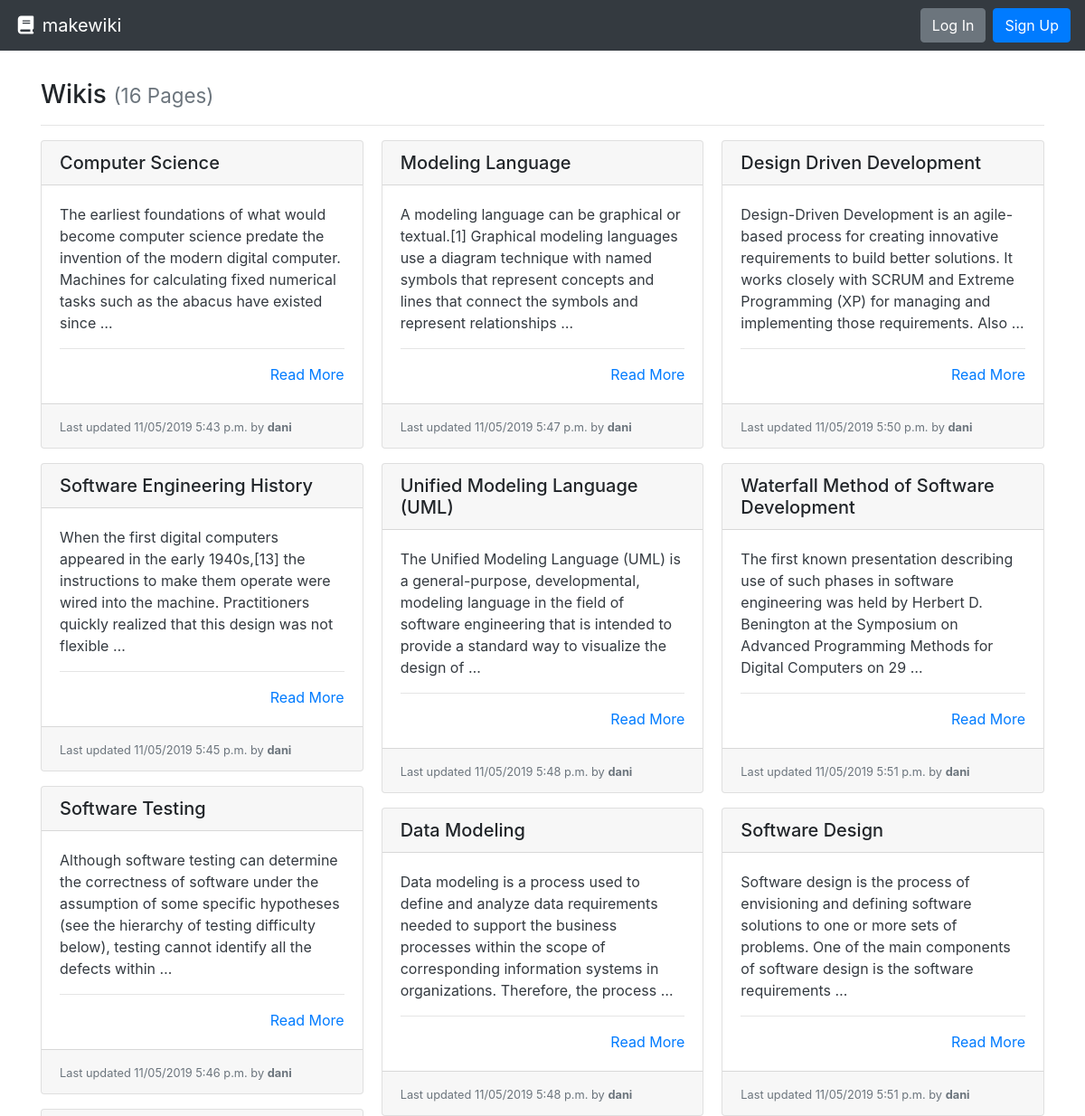
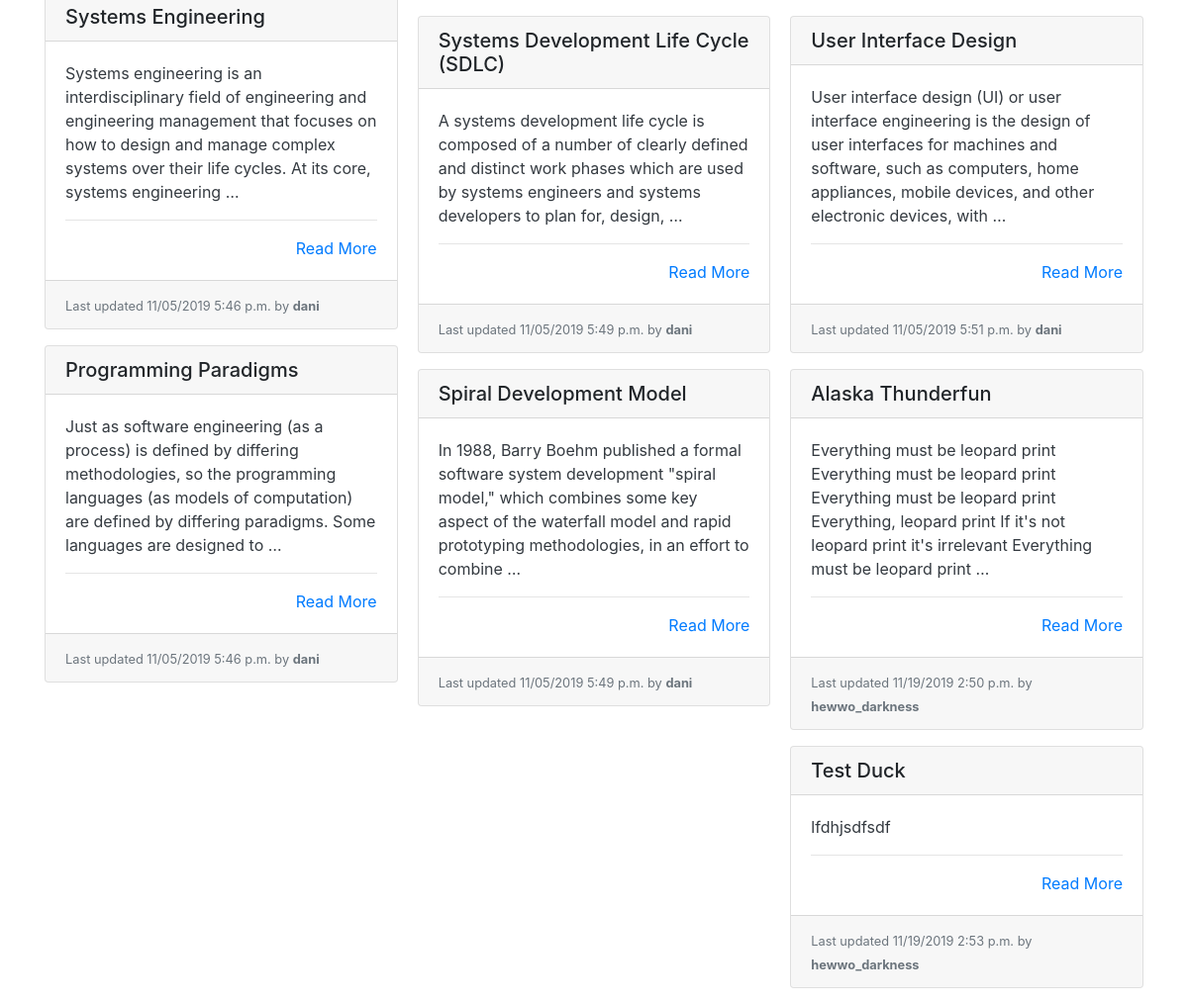
/, run on an earlier commit of the app's database (2 pictures, top to bottom).
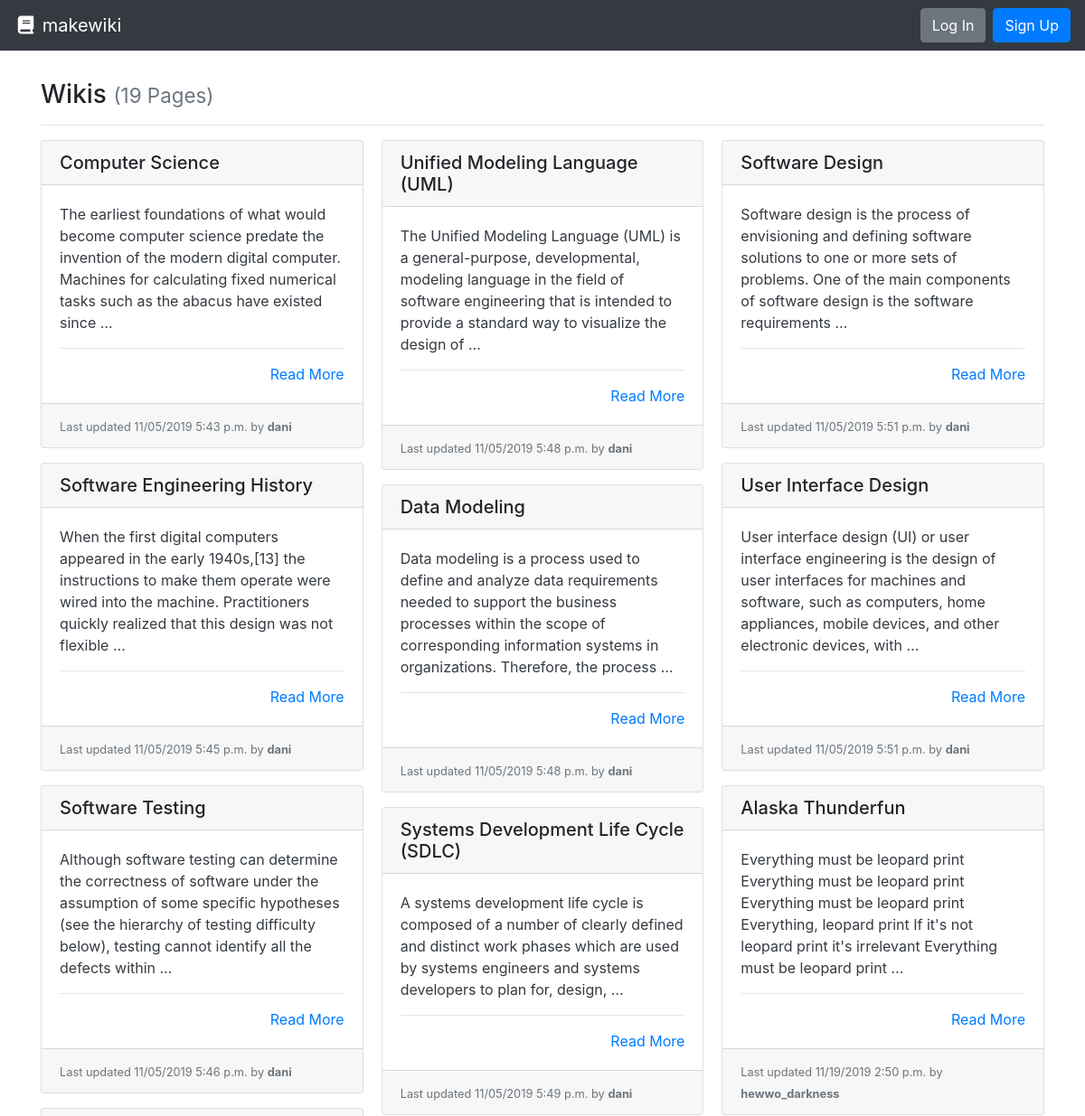
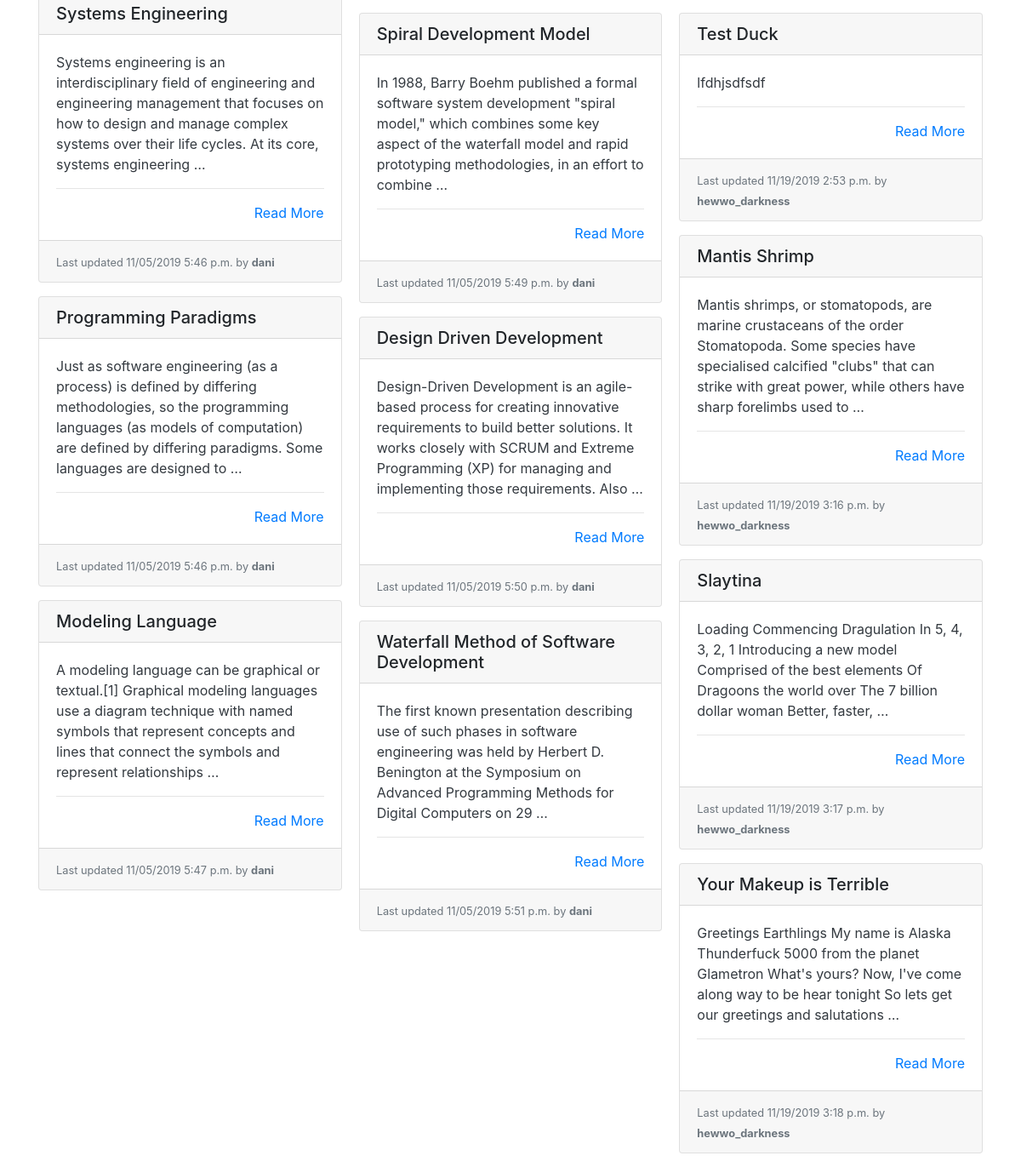
And on a later commit of the database (2 pictures, top to bottom).
### wiki/models.py (models this page shows, shortened)
class Page(models.Model):
    title = models.CharField(max_length=settings.WIKI_PAGE_TITLE_MAX_LENGTH, unique=True,
                             help_text="Title of your page.")
    author = models.ForeignKey(User, on_delete=models.PROTECT,
                               help_text="The user that posted this article.")
    slug = models.CharField(max_length=settings.WIKI_PAGE_TITLE_MAX_LENGTH, blank=True, editable=False,
                            help_text="Unique URL path to access this page. Generated by the system.")
    content = models.TextField(
        help_text="Write the content of your page here.")
    created = models.DateTimeField(auto_now_add=True,
                                   help_text="The date and time this page was created. Automatically generated when the model saves.")
    modified = models.DateTimeField(auto_now=True,
                                    help_text="The date and time this page was updated. Automatically generated when the model updates.")

### wiki/views.py (the view)
# urls.py: path('', PageListView.as_view(), name='wiki-list-page'),
class PageListView(ListView):
    model = Page
    def get(self, request):
        pages = self.get_queryset().all()
        return render(request, 'list.html', {
          'pages': pages
        })

### wiki/templates/list.html
{% extends "base.html" %}
{% block content %}
  <h3>Wikis {% if pages %}<small class="text-muted">({{ pages|length }} Page{{ pages|length|pluralize:"s" }})</small>{% endif %}</h3>
  <hr>
  {% if pages %}
    <div class="card-columns">
      {% for page in pages %}
        {% include "partials/card.html" %}
      {% endfor %}
    </div>
  {% else %}
    <div class="alert alert-primary" role="alert">No pages to display.</div>
  {% endif %}
{% endblock %}

### wiki/templates/partials/card.html
<div class="card mb-3">
  <h5 class="card-header ">{{ page.title }}</h5>
  <div class="card-body border-dark">
    <p class="card-text text-dark">
      {{ page.content|truncatewords_html:30 }}
      <hr>
      <div class="text-right"><a href="{% url 'wiki-details-page' page.slug %}" title="Read More">Read More</a></div>
  </div>
  <div class="card-footer">
    <small class="text-muted">Last updated {{ page.modified|date:"SHORT_DATETIME_FORMAT" }} by <b>{{ page.author.username }}</b></small>
  </div>
</div>

What changed in the data, as far as the page shows it:
added Page: title "Mantis Shrimp", content "Mantis shrimps, or stomatopods, are marine crustaceans of the order Stomatopoda. Some species have specialised calcified \"clubs\" that can strike with great power, while others have sharp forelimbs used to …", modified "11/19/2019 3:16 p.m.", author.username "hewwo_darkness"
added Page: title "Slaytina", content "Loading Commencing Dragulation In 5, 4, 3, 2, 1 Introducing a new model Comprised of the best elements Of Dragoons the world over The 7 billion dollar woman Better, faster, …", modified "11/19/2019 3:17 p.m.", author.username "hewwo_darkness"
added Page: title "Your Makeup is Terrible", content "Greetings Earthlings My name is Alaska Thunderfuck 5000 from the planet Glametron What's yours? Now, I've come along way to be hear tonight So lets get our greetings and salutations …", modified "11/19/2019 3:18 p.m.", author.username "hewwo_darkness"
Also different on the page:
{{ pages|length }}: "16" → "19"
